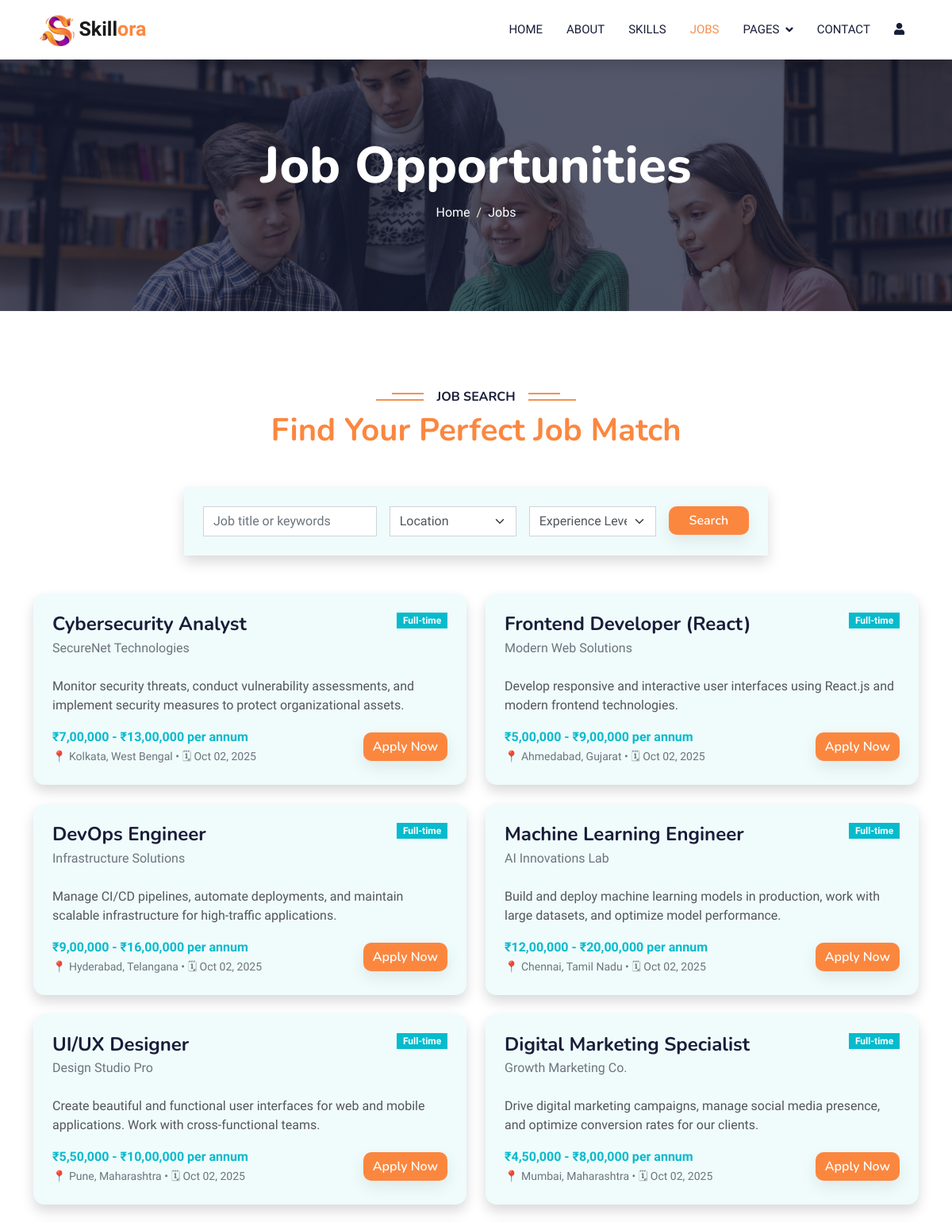
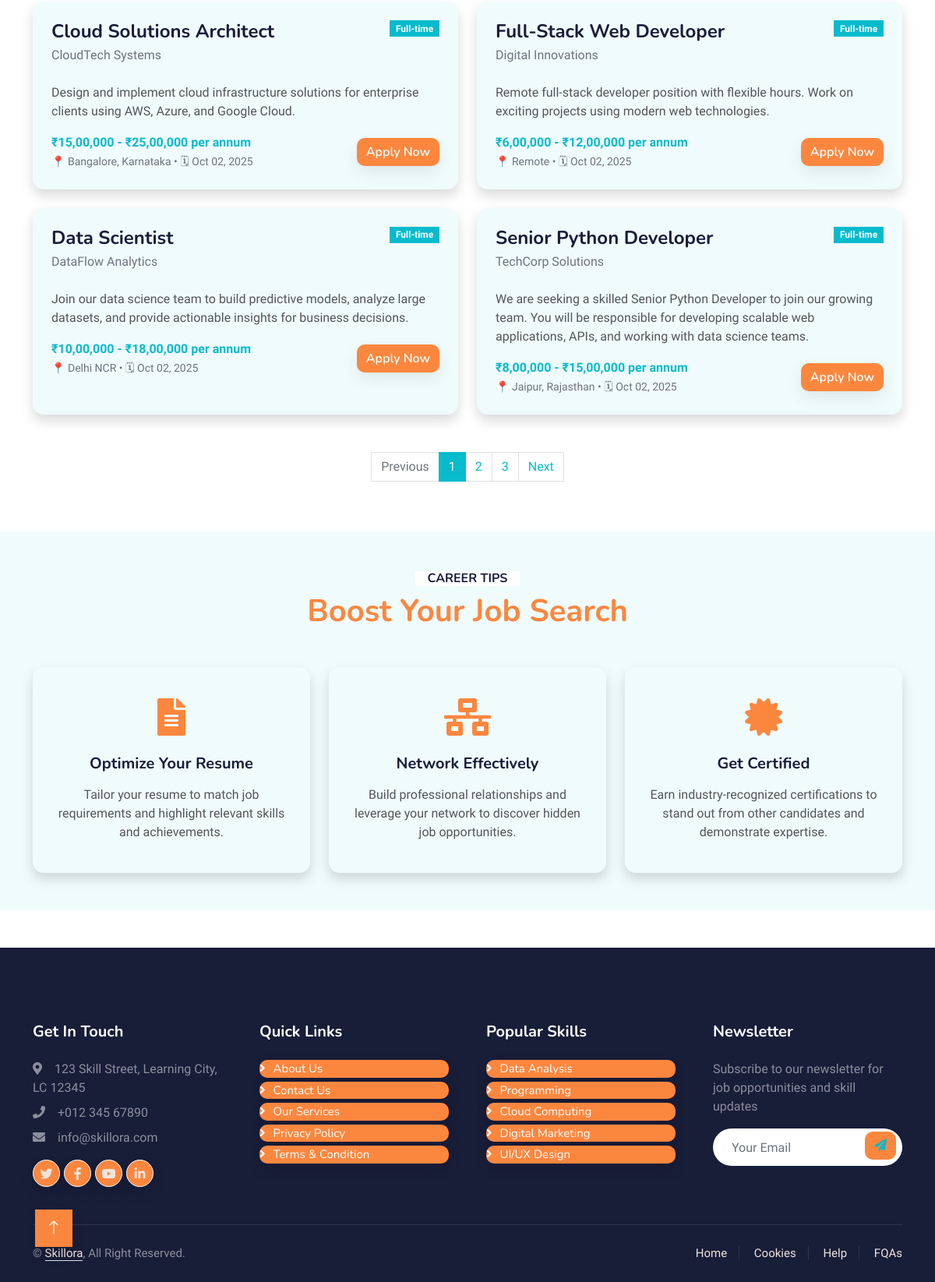
Screenshot of /jobs/ with the database file from the repository (2 pictures, top to bottom).
### skillora_app/models.py (models this page shows, shortened)
class Job(models.Model):
    title = models.CharField(max_length=200)
    company = models.CharField(max_length=100)
    location = models.CharField(max_length=100)
    description = models.TextField()
    requirements = models.TextField()
    salary_range = models.CharField(max_length=100)
    job_type = models.CharField(max_length=50)  # Full-time, Part-time, Contract
    posted_date = models.DateTimeField(auto_now_add=True)

### skillora_app/views.py (the view)
# urls.py: path('jobs/', views.jobs, name='jobs'),
def jobs(request):
    jobs = Job.objects.all().order_by('-posted_date')
    job_type_filter = request.GET.get('job_type')
    if job_type_filter:
        jobs = jobs.filter(job_type=job_type_filter)
    context = {
        'jobs': jobs,
        'selected_job_type': job_type_filter,
    }
    return render(request, 'jobs.html', context)

### templates/jobs.html (shortened to what this page needs)
{% load static %}
<!DOCTYPE html>
<html lang="en">
<head>
    <link href="https://cdnjs.cloudflare.com/ajax/libs/font-awesome/5.10.0/css/all.min.css" rel="stylesheet">
    <link href="https://cdn.jsdelivr.net/npm/bootstrap-icons@1.4.1/font/bootstrap-icons.css" rel="stylesheet">
    <link href="{% static 'lib/animate/animate.min.css' %}" rel="stylesheet">
    <link href="{% static 'lib/owlcarousel/assets/owl.carousel.min.css' %}" rel="stylesheet">
    <link href="{% static 'css/bootstrap.min.css' %}" rel="stylesheet">
    <link href="{% static 'css/style.css' %}" rel="stylesheet">
</head>
<body>
    <nav class="navbar navbar-expand-lg bg-white navbar-light shadow sticky-top p-0">
        <a href="{% url 'home' %}" class="navbar-brand d-flex align-items-center px-4 px-lg-5">
            <p class="m-0 fw-bold" style="font-size: 25px;"><img src="{% static 'img/icons/icon.png' %}" alt="" height="50px">Skill<span
                    style="color: #fb873f;">ora</span></p>
        </a>
        <div class="collapse navbar-collapse" id="navbarCollapse">
            <div class="navbar-nav ms-auto p-4 p-lg-0">
                <a href="{% url 'home' %}" class="nav-item nav-link">Home</a>
                <a href="{% url 'about' %}" class="nav-item nav-link">About</a>
                <a href="{% url 'courses' %}" class="nav-item nav-link">Skills</a>
                <a href="{% url 'jobs' %}" class="nav-item nav-link active">Jobs</a>
                <div class="nav-item dropdown">
                    <a href="#" class="nav-link dropdown-toggle" data-bs-toggle="dropdown">Pages</a>
                </div>
                <a href="{% url 'contact' %}" class="nav-item nav-link">Contact</a>
                <a href="{% url 'login' %}" class="nav-item nav-link"><i class="fa fa-user"></i></a>
            </div>
        </div>
    </nav>
    <div class="container-fluid bg-primary py-5 mb-5 page-header">
        <div class="container py-5">
            <div class="row justify-content-center">
                <div class="col-lg-10 text-center">
                    <h1 class="display-3 text-white animated slideInDown">Job Opportunities</h1>
                    <nav aria-label="breadcrumb">
                        <ol class="breadcrumb justify-content-center">
                            <li class="breadcrumb-item"><a class="text-white" href="index.html">Home</a></li>
                            <li class="breadcrumb-item text-white active" aria-current="page">Jobs</li>
                        </ol>
                    </nav>
                </div>
            </div>
        </div>
    </div>
    <div class="container-xxl py-5">
        <div class="container">
            <div class="text-center wow fadeInUp" data-wow-delay="0.1s">
                <h6 class="section-title bg-white text-center px-3">Job Search</h6>
                <h1 class="mb-5" style="color: #fb873f;">Find Your Perfect Job Match</h1>
            </div>
            <div class="row mb-5">
                <div class="col-lg-8 mx-auto">
                    <div class="bg-light p-4 rounded shadow">
                        <div class="row g-3">
                            <div class="col-md-4">
                                <input type="text" class="form-control" placeholder="Job title or keywords">
                            </div>
                            <div class="col-md-3">
                                <select class="form-select">
                                    <option selected>Location</option>
                                </select>
                            </div>
                            <div class="col-md-3">
                                <select class="form-select">
                                    <option selected>Experience Level</option>
                                </select>
                            </div>
                            <div class="col-md-2">
                                <button class="btn btn-primary w-100">Search</button>
                            </div>
                        </div>
                    </div>
                </div>
            </div>
            <div class="row g-4">
                {% if jobs %}
                    {% for job in jobs %}
                <div class="col-lg-6 wow fadeInUp" data-wow-delay="0.1s">
                    <div class="course-item bg-light shadow h-100">
                        <div class="p-4">
                            <div class="d-flex justify-content-between align-items-start mb-3">
                                <div>
                                        <h4 class="mb-1">{{ job.title }}</h4>
                                        <p class="text-muted mb-2">{{ job.company }}</p>
                                </div>
                                    <span class="badge bg-primary">{{ job.job_type }}</span>
                            </div>
                                <p class="mb-3">{{ job.description|truncatewords:35 }}</p>
                            <div class="d-flex justify-content-between align-items-center">
                                <div>
                                        <strong class="text-primary">{{ job.salary_range }}</strong>
                                    <br>
                                        <small class="text-muted">📍 {{ job.location }} • 🗓 {{ job.posted_date|date:"M d, Y" }}</small>
                                </div>
                                    <a class="btn btn-primary" href="#">Apply Now</a>
                            </div>
                        </div>
                    </div>
                </div>
                    {% endfor %}
                {% else %}
                    <div class="col-12 text-center">
                        <p class="text-muted">No jobs found{% if selected_job_type %} for "{{ selected_job_type }}"{% endif %}.</p>
                                </div>
                {% endif %}
            </div>
            <div class="row mt-5">
                <div class="col-12">
                    <nav aria-label="Job listings pagination">
                        <ul class="pagination justify-content-center">
                            <li class="page-item disabled">
                                <a class="page-link" href="#" tabindex="-1">Previous</a>
                            </li>
                            <li class="page-item active"><a class="page-link" href="#">1</a></li>
                            <li class="page-item"><a class="page-link" href="#">2</a></li>
                            <li class="page-item"><a class="page-link" href="#">3</a></li>
                            <li class="page-item">
                                <a class="page-link" href="#">Next</a>
                            </li>
                        </ul>
                    </nav>
                </div>
            </div>
        </div>
    </div>
    <div class="container-xxl py-5 bg-light">
        <div class="container">
            <div class="text-center wow fadeInUp" data-wow-delay="0.1s">
                <h6 class="section-title bg-white text-center px-3">Career Tips</h6>
                <h1 class="mb-5" style="color: #fb873f;">Boost Your Job Search</h1>
            </div>
            <div class="row g-4">
                <div class="col-lg-4 col-md-6 wow fadeInUp" data-wow-delay="0.1s">
                    <div class="service-item text-center pt-3 shadow">
                        <div class="p-4">
                            <i class="fa fa-file-alt fa-3x mb-4" style="color: #fb873f;"></i>
                            <h5 class="mb-3">Optimize Your Resume</h5>
                            <p>Tailor your resume to match job requirements and highlight relevant skills and achievements.</p>
                        </div>
                    </div>
                </div>
                <div class="col-lg-4 col-md-6 wow fadeInUp" data-wow-delay="0.3s">
                    <div class="service-item text-center pt-3 shadow">
                        <div class="p-4">
                            <i class="fa fa-network-wired fa-3x mb-4" style="color: #fb873f;"></i>
                            <h5 class="mb-3">Network Effectively</h5>
                            <p>Build professional relationships and leverage your network to discover hidden job opportunities.</p>
                        </div>
                    </div>
                </div>
                <div class="col-lg-4 col-md-6 wow fadeInUp" data-wow-delay="0.5s">
                    <div class="service-item text-center pt-3 shadow">
                        <div class="p-4">
                            <i class="fa fa-certificate fa-3x mb-4" style="color: #fb873f;"></i>
                            <h5 class="mb-3">Get Certified</h5>
                            <p>Earn industry-recognized certifications to stand out from other candidates and demonstrate expertise.</p>
                        </div>
                    </div>
                </div>
            </div>
        </div>
    </div>
    <div class="container-fluid bg-dark text-white-50 footer pt-5 mt-5 wow fadeIn" data-wow-delay="0.1s">
        <div class="container py-5">
            <div class="row g-5">
                <div class="col-lg-3 col-md-6">
                    <h5 class="text-white mb-4">Get In Touch</h5>
                    <p class="mb-2"><i class="fa fa-map-marker-alt me-3"></i>123 Skill Street, Learning City, LC 12345</p>
                    <p class="mb-2"><i class="fa fa-phone me-3"></i>+012 345 67890</p>
                    <p class="mb-2"><i class="fa fa-envelope me-3"></i>info@skillora.com</p>
                    <div class="d-flex pt-2">
                        <a class="btn btn-outline-light btn-social" href=""><i class="fab fa-twitter"></i></a>
                        <a class="btn btn-outline-light btn-social" href=""><i class="fab fa-facebook-f"></i></a>
                        <a class="btn btn-outline-light btn-social" href=""><i class="fab fa-youtube"></i></a>
                        <a class="btn btn-outline-light btn-social" href=""><i class="fab fa-linkedin-in"></i></a>
                    </div>
                </div>
                <div class="col-lg-3 col-md-6">
                    <h5 class="text-white mb-4">Quick Links</h5>
                    <a class="btn btn-link" href="">About Us</a>
                    <a class="btn btn-link" href="">Contact Us</a>
                    <a class="btn btn-link" href="">Our Services</a>
                    <a class="btn btn-link" href="">Privacy Policy</a>
                    <a class="btn btn-link" href="">Terms & Condition</a>
                </div>
                <div class="col-lg-3 col-md-6">
                    <h5 class="text-white mb-4">Popular Skills</h5>
                    <a class="btn btn-link" href="">Data Analysis</a>
                    <a class="btn btn-link" href="">Programming</a>
                    <a class="btn btn-link" href="">Cloud Computing</a>
                    <a class="btn btn-link" href="">Digital Marketing</a>
                    <a class="btn btn-link" href="">UI/UX Design</a>
                </div>
                <div class="col-lg-3 col-md-6">
                    <h5 class="text-white mb-4">Newsletter</h5>
                    <p>Subscribe to our newsletter for job opportunities and skill updates</p>
                    <div class="position-relative mx-auto" style="max-width: 400px;">
                        <input class="form-control border-0 rounded-pill w-100 ps-4 pe-5 py-3" type="text" placeholder="Your Email" style="height: 48px;">
                        <button type="button" class="btn shadow-none position-absolute top-0 end-0 mt-1 me-2"><i class="fa fa-paper-plane text-primary"></i></button>
                    </div>
                </div>
            </div>
        </div>
        <div class="container">
            <div class="copyright">
                <div class="row">
                    <div class="col-md-6 text-center text-md-start mb-3 mb-md-0">
                        &copy; <a class="border-bottom" href="#">Skillora</a>, All Right Reserved.
                    </div>
                    <div class="col-md-6 text-center text-md-end">
                        <div class="footer-menu">
                            <a href="">Home</a>
                            <a href="">Cookies</a>
                            <a href="">Help</a>
                            <a href="">FQAs</a>
                        </div>
                    </div>
                </div>
            </div>
        </div>
    </div>
    <a href="#" class="btn btn-lg btn-primary btn-lg-square back-to-top"><i class="bi bi-arrow-up"></i></a>
</body>
</html>

### rows the page displays
Job: title "Cybersecurity Analyst", company "SecureNet Technologies", job_type "Full-time", description "Monitor security threats, conduct vulnerability assessments, and implement security measures to protect organizational assets.", salary_range "₹7,00,000 - ₹13,00,000 per annum", location "Kolkata, West Bengal", posted_date "Oct 02, 2025"
Job: title "Frontend Developer (React)", company "Modern Web Solutions", job_type "Full-time", description "Develop responsive and interactive user interfaces using React.js and modern frontend technologies.", salary_range "₹5,00,000 - ₹9,00,000 per annum", location "Ahmedabad, Gujarat", posted_date "Oct 02, 2025"
Job: title "DevOps Engineer", company "Infrastructure Solutions", job_type "Full-time", description "Manage CI/CD pipelines, automate deployments, and maintain scalable infrastructure for high-traffic applications.", salary_range "₹9,00,000 - ₹16,00,000 per annum", location "Hyderabad, Telangana", posted_date "Oct 02, 2025"
Job: title "Machine Learning Engineer", company "AI Innovations Lab", job_type "Full-time", description "Build and deploy machine learning models in production, work with large datasets, and optimize model performance.", salary_range "₹12,00,000 - ₹20,00,000 per annum", location "Chennai, Tamil Nadu", posted_date "Oct 02, 2025"
Job: title "UI/UX Designer", company "Design Studio Pro", job_type "Full-time", description "Create beautiful and functional user interfaces for web and mobile applications. Work with cross-functional teams.", salary_range "₹5,50,000 - ₹10,00,000 per annum", location "Pune, Maharashtra", posted_date "Oct 02, 2025"
Job: title "Digital Marketing Specialist", company "Growth Marketing Co.", job_type "Full-time", description "Drive digital marketing campaigns, manage social media presence, and optimize conversion rates for our clients.", salary_range "₹4,50,000 - ₹8,00,000 per annum", location "Mumbai, Maharashtra", posted_date "Oct 02, 2025"
Job: title "Cloud Solutions Architect", company "CloudTech Systems", job_type "Full-time", description "Design and implement cloud infrastructure solutions for enterprise clients using AWS, Azure, and Google Cloud.", salary_range "₹15,00,000 - ₹25,00,000 per annum", location "Bangalore, Karnataka", posted_date "Oct 02, 2025"
Job: title "Full-Stack Web Developer", company "Digital Innovations", job_type "Full-time", description "Remote full-stack developer position with flexible hours. Work on exciting projects using modern web technologies.", salary_range "₹6,00,000 - ₹12,00,000 per annum", location "Remote", posted_date "Oct 02, 2025"
Job: title "Data Scientist", company "DataFlow Analytics", job_type "Full-time", description "Join our data science team to build predictive models, analyze large datasets, and provide actionable insights for business decisions.", salary_range "₹10,00,000 - ₹18,00,000 per annum", location "Delhi NCR", posted_date "Oct 02, 2025"
Job: title "Senior Python Developer", company "TechCorp Solutions", job_type "Full-time", description "We are seeking a skilled Senior Python Developer to join our growing team. You will be responsible for developing scalable web applications, APIs, and working with data science teams.", salary_range "₹8,00,000 - ₹15,00,000 per annum", location "Jaipur, Rajasthan", posted_date "Oct 02, 2025"
